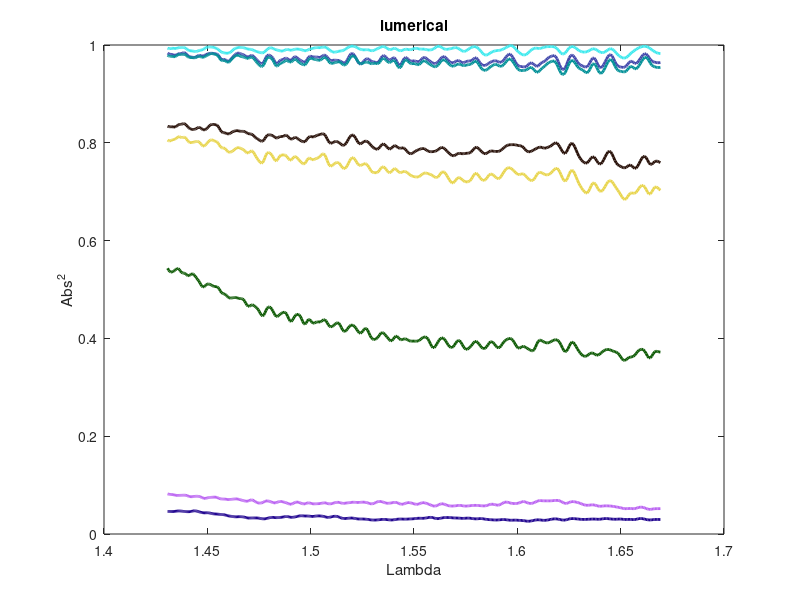

The MATLAB source for this figure:
%% through T

d1=[1.66923	0.982617
1.66853	0.98274
1.66784	0.983477
1.66714	0.984712
1.66645	0.986312
1.66575	0.988183
1.66506	0.990263
1.66436	0.992438
1.66367	0.994485
1.66298	0.996118
1.66229	0.997114
1.6616	0.99743
1.6609	0.997183
1.66021	0.996538
1.65953	0.995588
1.65884	0.994348
1.65815	0.992824
1.65746	0.991065
1.65677	0.989128
1.65609	0.987012
1.6554	0.984644
1.65472	0.981977
1.65403	0.979124
1.65335	0.976421
1.65266	0.974333
1.65198	0.973238
1.6513	0.97324
1.65061	0.974169
1.64993	0.975766
1.64925	0.977881
1.64857	0.980504
1.64789	0.983586
1.64721	0.986849
1.64653	0.989766
1.64586	0.991749
1.64518	0.992408
1.6445	0.99171
1.64382	0.990004
1.64315	0.987886
1.64247	0.985985
1.6418	0.984757
1.64112	0.984395
1.64045	0.984881
1.63978	0.986094
1.6391	0.987833
1.63843	0.989771
1.63776	0.991427
1.63709	0.992301
1.63642	0.992108
1.63575	0.990948
1.63508	0.989272
1.63441	0.987632
1.63374	0.986411
1.63308	0.985715
1.63241	0.985473
1.63174	0.985629
1.63108	0.986227
1.63041	0.987351
1.62975	0.989007
1.62908	0.991066
1.62842	0.993268
1.62775	0.995256
1.62709	0.996619
1.62643	0.99698
1.62577	0.996095
1.62511	0.993927
1.62445	0.990713
1.62379	0.987017
1.62313	0.983698
1.62247	0.981676
1.62181	0.981544
1.62115	0.983282
1.62049	0.986291
1.61984	0.989708
1.61918	0.992757
1.61852	0.994953
1.61787	0.996171
1.61721	0.996614
1.61656	0.996663
1.61591	0.996641
1.61525	0.996649
1.6146	0.996585
1.61395	0.996313
1.6133	0.995776
1.61265	0.995004
1.612	0.994111
1.61135	0.993329
1.6107	0.992943
1.61005	0.993077
1.6094	0.993493
1.60875	0.993673
1.6081	0.993167
1.60746	0.991861
1.60681	0.989929
1.60616	0.987597
1.60552	0.985053
1.60487	0.982563
1.60423	0.980569
1.60359	0.979519
1.60294	0.979581
1.6023	0.980555
1.60166	0.982094
1.60102	0.984007
1.60038	0.986325
1.59973	0.989114
1.59909	0.992226
1.59846	0.995233
1.59782	0.997577
1.59718	0.998818
1.59654	0.998844
1.5959	0.997912
1.59526	0.99648
1.59463	0.994941
1.59399	0.993467
1.59336	0.992084
1.59272	0.990834
1.59209	0.989841
1.59145	0.989201
1.59082	0.988853
1.59019	0.9886
1.58955	0.988233
1.58892	0.987633
1.58829	0.986757
1.58766	0.985578
1.58703	0.98407
1.5864	0.982301
1.58577	0.980556
1.58514	0.979358
1.58451	0.979264
1.58388	0.980531
1.58326	0.982935
1.58263	0.985931
1.582	0.989
1.58138	0.991836
1.58075	0.994225
1.58013	0.995908
1.5795	0.99667
1.57888	0.996542
1.57825	0.995803
1.57763	0.99471
1.57701	0.99331
1.57639	0.991567
1.57576	0.989644
1.57514	0.98797
1.57452	0.987018
1.5739	0.987041
1.57328	0.987988
1.57266	0.989584
1.57204	0.991431
1.57143	0.993093
1.57081	0.994214
1.57019	0.994628
1.56958	0.994415
1.56896	0.993827
1.56834	0.99314
1.56773	0.992515
1.56711	0.991975
1.5665	0.991504
1.56588	0.991192
1.56527	0.99126
1.56466	0.991926
1.56405	0.993225
1.56343	0.994918
1.56282	0.996546
1.56221	0.997574
1.5616	0.997591
1.56099	0.996529
1.56038	0.994752
1.55977	0.992876
1.55916	0.991396
1.55856	0.99045
1.55795	0.98992
1.55734	0.989712
1.55673	0.98987
1.55613	0.990397
1.55552	0.991085
1.55492	0.99159
1.55431	0.991717
1.55371	0.991598
1.5531	0.991568
1.5525	0.991881
1.5519	0.992492
1.5513	0.993083
1.55069	0.993276
1.55009	0.99288
1.54949	0.992012
1.54889	0.991044
1.54829	0.990411
1.54769	0.99037
1.54709	0.99083
1.54649	0.991363
1.5459	0.991448
1.5453	0.990825
1.5447	0.989702
1.5441	0.98863
1.54351	0.988164
1.54291	0.988575
1.54232	0.989768
1.54172	0.991331
1.54113	0.992652
1.54053	0.993154
1.53994	0.992643
1.53934	0.991535
1.53875	0.990646
1.53816	0.990651
1.53757	0.991662
1.53698	0.993274
1.53639	0.994931
1.5358	0.996202
1.53521	0.996821
1.53462	0.996663
1.53403	0.995818
1.53344	0.994618
1.53285	0.99343
1.53226	0.992374
1.53167	0.991295
1.53109	0.990065
1.5305	0.988884
1.52992	0.988207
1.52933	0.98833
1.52874	0.989078
1.52816	0.989916
1.52758	0.990372
1.52699	0.990363
1.52641	0.990147
1.52583	0.990029
1.52524	0.990145
1.52466	0.990509
1.52408	0.991146
1.5235	0.992118
1.52292	0.993406
1.52234	0.99483
1.52176	0.996132
1.52118	0.997128
1.5206	0.997745
1.52002	0.997933
1.51944	0.997618
1.51887	0.996767
1.51829	0.995478
1.51771	0.993942
1.51714	0.992333
1.51656	0.990775
1.51599	0.989412
1.51541	0.988425
1.51484	0.987891
1.51426	0.987643
1.51369	0.987351
1.51312	0.986794
1.51254	0.986055
1.51197	0.985438
1.5114	0.985243
1.51083	0.985614
1.51026	0.986556
1.50969	0.988
1.50912	0.989816
1.50855	0.9918
1.50798	0.993672
1.50741	0.995125
1.50684	0.995911
1.50627	0.995957
1.5057	0.995463
1.50514	0.994836
1.50457	0.994458
1.504	0.99444
1.50344	0.994598
1.50287	0.99464
1.50231	0.994392
1.50174	0.993884
1.50118	0.993275
1.50062	0.992701
1.50005	0.992153
1.49949	0.991467
1.49893	0.990497
1.49837	0.989346
1.4978	0.98841
1.49724	0.988116
1.49668	0.988577
1.49612	0.989497
1.49556	0.990416
1.495	0.991043
1.49444	0.991378
1.49388	0.991575
1.49333	0.991709
1.49277	0.991668
1.49221	0.991256
1.49165	0.990455
1.4911	0.989597
1.49054	0.989199
1.48998	0.989523
1.48943	0.990279
1.48887	0.99083
1.48832	0.990712
1.48777	0.989944
1.48721	0.988899
1.48666	0.987992
1.48611	0.987522
1.48555	0.987633
1.485	0.988244
1.48445	0.989039
1.4839	0.989694
1.48335	0.990208
1.4828	0.990898
1.48225	0.991976
1.4817	0.993223
1.48115	0.994146
1.4806	0.994415
1.48005	0.993997
1.4795	0.992933
1.47896	0.991188
1.47841	0.988868
1.47786	0.986455
1.47732	0.984635
1.47677	0.983826
1.47622	0.983926
1.47568	0.984498
1.47513	0.985151
1.47459	0.985744
1.47405	0.986337
1.4735	0.987061
1.47296	0.988002
1.47242	0.989101
1.47187	0.990144
1.47133	0.990882
1.47079	0.99124
1.47025	0.9914
1.46971	0.991664
1.46917	0.992211
1.46863	0.992985
1.46809	0.99378
1.46755	0.994419
1.46701	0.994843
1.46647	0.995068
1.46594	0.995101
1.4654	0.99494
1.46486	0.994617
1.46432	0.99417
1.46379	0.993536
1.46325	0.992524
1.46272	0.990969
1.46218	0.988955
1.46165	0.986847
1.46111	0.985078
1.46058	0.983893
1.46004	0.983294
1.45951	0.983148
1.45898	0.983297
1.45845	0.983606
1.45791	0.984012
1.45738	0.984602
1.45685	0.985582
1.45632	0.987089
1.45579	0.988985
1.45526	0.990887
1.45473	0.992418
1.4542	0.993474
1.45367	0.99423
1.45314	0.994899
1.45261	0.995506
1.45209	0.99591
1.45156	0.996038
1.45103	0.996
1.4505	0.995922
1.44998	0.995685
1.44945	0.994956
1.44893	0.993582
1.4484	0.991903
1.44788	0.990542
1.44735	0.989845
1.44683	0.989566
1.4463	0.989173
1.44578	0.988396
1.44526	0.98746
1.44474	0.986806
1.44421	0.986693
1.44369	0.987038
1.44317	0.987544
1.44265	0.987913
1.44213	0.988051
1.44161	0.988169
1.44109	0.988684
1.44057	0.989898
1.44005	0.991673
1.43953	0.99344
1.43901	0.994592
1.4385	0.994933
1.43798	0.994773
1.43746	0.994589
1.43694	0.994588
1.43643	0.994575
1.43591	0.994244
1.4354	0.993579
1.43488	0.992952
1.43436	0.992781
1.43385	0.99308
1.43334	0.993404
1.43282	0.993293
1.43231	0.992784
1.4318	0.992422
1.43128	0.992732
1.43077	0.993695];


d2 = [1.66923	0.964183
1.66853	0.963652
1.66784	0.96374
1.66714	0.964241
1.66645	0.964869
1.66575	0.965678
1.66506	0.967261
1.66436	0.970296
1.66367	0.97468
1.66298	0.979134
1.66229	0.98192
1.6616	0.982089
1.6609	0.979991
1.66021	0.976581
1.65953	0.972532
1.65884	0.968233
1.65815	0.964434
1.65746	0.96234
1.65677	0.962679
1.65609	0.96475
1.6554	0.966649
1.65472	0.966611
1.65403	0.964224
1.65335	0.960509
1.65266	0.957025
1.65198	0.954877
1.6513	0.954237
1.65061	0.954522
1.64993	0.955047
1.64925	0.95574
1.64857	0.957333
1.64789	0.960756
1.64721	0.966152
1.64653	0.972406
1.64586	0.977638
1.64518	0.980232
1.6445	0.979606
1.64382	0.976233
1.64315	0.971146
1.64247	0.965409
1.6418	0.959937
1.64112	0.955644
1.64045	0.953564
1.63978	0.954573
1.6391	0.958731
1.63843	0.964788
1.63776	0.970468
1.63709	0.973539
1.63642	0.972921
1.63575	0.969101
1.63508	0.963714
1.63441	0.958718
1.63374	0.955579
1.63308	0.954722
1.63241	0.955491
1.63174	0.956786
1.63108	0.957986
1.63041	0.959373
1.62975	0.961682
1.62908	0.965279
1.62842	0.969787
1.62775	0.974338
1.62709	0.977935
1.62643	0.97956
1.62577	0.978294
1.62511	0.973796
1.62445	0.966843
1.62379	0.959269
1.62313	0.953151
1.62247	0.949912
1.62181	0.950021
1.62115	0.953243
1.62049	0.958875
1.61984	0.965707
1.61918	0.972081
1.61852	0.976451
1.61787	0.978226
1.61721	0.97806
1.61656	0.977134
1.61591	0.976075
1.61525	0.974612
1.6146	0.972316
1.61395	0.969498
1.6133	0.967093
1.61265	0.965601
1.612	0.964424
1.61135	0.962517
1.6107	0.959722
1.61005	0.957182
1.6094	0.956339
1.60875	0.957607
1.6081	0.960091
1.60746	0.962389
1.60681	0.963458
1.60616	0.962891
1.60552	0.960873
1.60487	0.958176
1.60423	0.955946
1.60359	0.955006
1.60294	0.955229
1.6023	0.955758
1.60166	0.956018
1.60102	0.956393
1.60038	0.957813
1.59973	0.960807
1.59909	0.965102
1.59846	0.969997
1.59782	0.974791
1.59718	0.978766
1.59654	0.981103
1.5959	0.981212
1.59526	0.979226
1.59463	0.97597
1.59399	0.972384
1.59336	0.969071
1.59272	0.966407
1.59209	0.964813
1.59145	0.96461
1.59082	0.965589
1.59019	0.966931
1.58955	0.967755
1.58892	0.967729
1.58829	0.967096
1.58766	0.966163
1.58703	0.964931
1.5864	0.963267
1.58577	0.961312
1.58514	0.959543
1.58451	0.95843
1.58388	0.958149
1.58326	0.95872
1.58263	0.960321
1.582	0.963219
1.58138	0.967217
1.58075	0.971236
1.58013	0.973724
1.5795	0.973743
1.57888	0.971755
1.57825	0.96927
1.57763	0.967659
1.57701	0.967224
1.57639	0.967265
1.57576	0.96691
1.57514	0.965884
1.57452	0.964637
1.5739	0.963933
1.57328	0.96429
1.57266	0.965614
1.57204	0.967213
1.57143	0.968176
1.57081	0.967935
1.57019	0.966617
1.56958	0.964929
1.56896	0.963696
1.56834	0.96345
1.56773	0.964339
1.56711	0.966255
1.5665	0.968935
1.56588	0.971931
1.56527	0.974588
1.56466	0.976177
1.56405	0.976179
1.56343	0.974537
1.56282	0.971711
1.56221	0.968457
1.5616	0.965515
1.56099	0.963384
1.56038	0.962292
1.55977	0.96225
1.55916	0.963082
1.55856	0.964479
1.55795	0.96615
1.55734	0.967993
1.55673	0.970061
1.55613	0.972261
1.55552	0.97409
1.55492	0.974778
1.55431	0.973816
1.55371	0.971437
1.5531	0.968594
1.5525	0.966438
1.5519	0.965665
1.5513	0.966161
1.55069	0.967137
1.55009	0.967697
1.54949	0.96748
1.54889	0.966961
1.54829	0.967105
1.54769	0.968597
1.54709	0.97119
1.54649	0.973678
1.5459	0.97452
1.5453	0.972732
1.5447	0.968539
1.5441	0.96343
1.54351	0.95954
1.54291	0.95863
1.54232	0.961154
1.54172	0.96596
1.54113	0.970862
1.54053	0.973811
1.53994	0.973988
1.53934	0.972127
1.53875	0.969917
1.53816	0.968939
1.53757	0.969861
1.53698	0.972315
1.53639	0.975317
1.5358	0.977725
1.53521	0.97851
1.53462	0.977018
1.53403	0.97341
1.53344	0.968926
1.53285	0.965356
1.53226	0.963859
1.53167	0.964157
1.53109	0.964988
1.5305	0.965444
1.52992	0.96577
1.52933	0.9668
1.52874	0.968769
1.52816	0.970894
1.52758	0.972072
1.52699	0.971771
1.52641	0.970159
1.52583	0.96767
1.52524	0.964775
1.52466	0.962185
1.52408	0.960916
1.5235	0.961815
1.52292	0.964955
1.52234	0.969564
1.52176	0.974519
1.52118	0.978849
1.5206	0.981846
1.52002	0.982958
1.51944	0.981853
1.51887	0.978677
1.51829	0.974168
1.51771	0.969438
1.51714	0.965579
1.51656	0.963341
1.51599	0.962953
1.51541	0.964062
1.51484	0.965856
1.51426	0.967445
1.51369	0.968334
1.51312	0.968633
1.51254	0.968774
1.51197	0.96899
1.5114	0.969094
1.51083	0.968811
1.51026	0.96831
1.50969	0.968317
1.50912	0.969596
1.50855	0.972256
1.50798	0.975533
1.50741	0.978232
1.50684	0.979452
1.50627	0.979028
1.5057	0.977511
1.50514	0.975821
1.50457	0.974773
1.504	0.974667
1.50344	0.975156
1.50287	0.975574
1.50231	0.975547
1.50174	0.97534
1.50118	0.975549
1.50062	0.976377
1.50005	0.9772
1.49949	0.976903
1.49893	0.974755
1.49837	0.971125
1.4978	0.967396
1.49724	0.965085
1.49668	0.964829
1.49612	0.966045
1.49556	0.967604
1.495	0.968898
1.49444	0.970259
1.49388	0.972245
1.49333	0.974619
1.49277	0.976212
1.49221	0.97592
1.49165	0.973781
1.4911	0.971007
1.49054	0.969055
1.48998	0.968719
1.48943	0.969866
1.48887	0.971669
1.48832	0.97302
1.48777	0.973117
1.48721	0.972047
1.48666	0.970724
1.48611	0.969918
1.48555	0.969284
1.485	0.967711
1.48445	0.964889
1.4839	0.962269
1.48335	0.962005
1.4828	0.964855
1.48225	0.969398
1.4817	0.973449
1.48115	0.976035
1.4806	0.977707
1.48005	0.979113
1.4795	0.979778
1.47896	0.978544
1.47841	0.974961
1.47786	0.969973
1.47732	0.965285
1.47677	0.962284
1.47622	0.961459
1.47568	0.962485
1.47513	0.964583
1.47459	0.966979
1.47405	0.96931
1.4735	0.971695
1.47296	0.974319
1.47242	0.976881
1.47187	0.978588
1.47133	0.978802
1.47079	0.977694
1.47025	0.976225
1.46971	0.975447
1.46917	0.975829
1.46863	0.977098
1.46809	0.978611
1.46755	0.979855
1.46701	0.980737
1.46647	0.981509
1.46594	0.982402
1.4654	0.983276
1.46486	0.983635
1.46432	0.983052
1.46379	0.981564
1.46325	0.979601
1.46272	0.9775
1.46218	0.975184
1.46165	0.972434
1.46111	0.969473
1.46058	0.967159
1.46004	0.966415
1.45951	0.967391
1.45898	0.969183
1.45845	0.970489
1.45791	0.970698
1.45738	0.97042
1.45685	0.970938
1.45632	0.97305
1.45579	0.976336
1.45526	0.979502
1.45473	0.981448
1.4542	0.982072
1.45367	0.982123
1.45314	0.982356
1.45261	0.98289
1.45209	0.983298
1.45156	0.98321
1.45103	0.982698
1.4505	0.98208
1.44998	0.98147
1.44945	0.98065
1.44893	0.97944
1.4484	0.978119
1.44788	0.977325
1.44735	0.977475
1.44683	0.978282
1.4463	0.978916
1.44578	0.978682
1.44526	0.97756
1.44474	0.976141
1.44421	0.975092
1.44369	0.974701
1.44317	0.974819
1.44265	0.97512
1.44213	0.975416
1.44161	0.975837
1.44109	0.976767
1.44057	0.978513
1.44005	0.980894
1.43953	0.983146
1.43901	0.984386
1.4385	0.984309
1.43798	0.983452
1.43746	0.982695
1.43694	0.98246
1.43643	0.982397
1.43591	0.981872
1.4354	0.98072
1.43488	0.979497
1.43436	0.978963
1.43385	0.979359
1.43334	0.9802
1.43282	0.9808
1.43231	0.980972
1.4318	0.981183
1.43128	0.981991
1.43077	0.983367];

d3 = [1.66923	0.954298
1.66853	0.953821
1.66784	0.954006
1.66714	0.954592
1.66645	0.95534
1.66575	0.956503
1.66506	0.958839
1.66436	0.962874
1.66367	0.968049
1.66298	0.972688
1.66229	0.975029
1.6616	0.974387
1.6609	0.971362
1.66021	0.96704
1.65953	0.962202
1.65884	0.957361
1.65815	0.953307
1.65746	0.951168
1.65677	0.951598
1.65609	0.953873
1.6554	0.955997
1.65472	0.956017
1.65403	0.953472
1.65335	0.949646
1.65266	0.946447
1.65198	0.944979
1.6513	0.945029
1.65061	0.945663
1.64993	0.946223
1.64925	0.946891
1.64857	0.948508
1.64789	0.951901
1.64721	0.95715
1.64653	0.963213
1.64586	0.968231
1.64518	0.970464
1.6445	0.969246
1.64382	0.965207
1.64315	0.959629
1.64247	0.953643
1.6418	0.948057
1.64112	0.943749
1.64045	0.941859
1.63978	0.943281
1.6391	0.947852
1.63843	0.954034
1.63776	0.959466
1.63709	0.962018
1.63642	0.960718
1.63575	0.956154
1.63508	0.950238
1.63441	0.94536
1.63374	0.94322
1.63308	0.943963
1.63241	0.94629
1.63174	0.948555
1.63108	0.949999
1.63041	0.951112
1.62975	0.952933
1.62908	0.956055
1.62842	0.960185
1.62775	0.964395
1.62709	0.967579
1.62643	0.968737
1.62577	0.967157
1.62511	0.962717
1.62445	0.956182
1.62379	0.94911
1.62313	0.943274
1.62247	0.939981
1.62181	0.939753
1.62115	0.942461
1.62049	0.947521
1.61984	0.953913
1.61918	0.960189
1.61852	0.964871
1.61787	0.967166
1.61721	0.96738
1.61656	0.966513
1.61591	0.965351
1.61525	0.963968
1.6146	0.962069
1.61395	0.959654
1.6133	0.95714
1.61265	0.954833
1.612	0.952514
1.61135	0.94979
1.6107	0.946835
1.61005	0.944629
1.6094	0.944283
1.60875	0.946112
1.6081	0.949292
1.60746	0.952364
1.60681	0.954061
1.60616	0.953906
1.60552	0.952325
1.60487	0.95031
1.60423	0.948797
1.60359	0.948114
1.60294	0.947926
1.6023	0.947782
1.60166	0.947744
1.60102	0.948432
1.60038	0.950423
1.59973	0.953704
1.59909	0.957753
1.59846	0.962009
1.59782	0.96608
1.59718	0.96949
1.59654	0.971506
1.5959	0.971491
1.59526	0.969462
1.59463	0.966175
1.59399	0.962627
1.59336	0.959543
1.59272	0.957348
1.59209	0.95636
1.59145	0.956725
1.59082	0.9581
1.59019	0.959618
1.58955	0.96038
1.58892	0.960042
1.58829	0.958876
1.58766	0.957287
1.58703	0.955422
1.5864	0.953273
1.58577	0.951033
1.58514	0.949188
1.58451	0.948221
1.58388	0.948356
1.58326	0.94962
1.58263	0.952057
1.582	0.955674
1.58138	0.960068
1.58075	0.964202
1.58013	0.966774
1.5795	0.967027
1.57888	0.965329
1.57825	0.962927
1.57763	0.961056
1.57701	0.960155
1.57639	0.959815
1.57576	0.959389
1.57514	0.958657
1.57452	0.957975
1.5739	0.957878
1.57328	0.95858
1.57266	0.959769
1.57204	0.960795
1.57143	0.96105
1.57081	0.960318
1.57019	0.958898
1.56958	0.957445
1.56896	0.956633
1.56834	0.956842
1.56773	0.958085
1.56711	0.960159
1.5665	0.962795
1.56588	0.965642
1.56527	0.968162
1.56466	0.969696
1.56405	0.96973
1.56343	0.968173
1.56282	0.965404
1.56221	0.962082
1.5616	0.958919
1.56099	0.956546
1.56038	0.955392
1.55977	0.955546
1.55916	0.956686
1.55856	0.958256
1.55795	0.959827
1.55734	0.961354
1.55673	0.96307
1.55613	0.965073
1.55552	0.966968
1.55492	0.967951
1.55431	0.967335
1.55371	0.96516
1.5531	0.962346
1.5525	0.960192
1.5519	0.959544
1.5513	0.960265
1.55069	0.96143
1.55009	0.962085
1.54949	0.961983
1.54889	0.96172
1.54829	0.962232
1.54769	0.96404
1.54709	0.966769
1.54649	0.969208
1.5459	0.969889
1.5453	0.967903
1.5447	0.963525
1.5441	0.958269
1.54351	0.954246
1.54291	0.953144
1.54232	0.95539
1.54172	0.959927
1.54113	0.964756
1.54053	0.967947
1.53994	0.968609
1.53934	0.967238
1.53875	0.965268
1.53816	0.964156
1.53757	0.96465
1.53698	0.966617
1.53639	0.969313
1.5358	0.971711
1.53521	0.97275
1.53462	0.971719
1.53403	0.968772
1.53344	0.965139
1.53285	0.962487
1.53226	0.961729
1.53167	0.962343
1.53109	0.962953
1.5305	0.962682
1.52992	0.961909
1.52933	0.961682
1.52874	0.962516
1.52816	0.963913
1.52758	0.964967
1.52699	0.96521
1.52641	0.96476
1.52583	0.963869
1.52524	0.962704
1.52466	0.961623
1.52408	0.961399
1.5235	0.962815
1.52292	0.965956
1.52234	0.970013
1.52176	0.973832
1.52118	0.97658
1.5206	0.977898
1.52002	0.977628
1.51944	0.975674
1.51887	0.972218
1.51829	0.967915
1.51771	0.963719
1.51714	0.960519
1.51656	0.958903
1.51599	0.959075
1.51541	0.960753
1.51484	0.963098
1.51426	0.965013
1.51369	0.965778
1.51312	0.96549
1.51254	0.964786
1.51197	0.964139
1.5114	0.96352
1.51083	0.962782
1.51026	0.962225
1.50969	0.962585
1.50912	0.964418
1.50855	0.967519
1.50798	0.970963
1.50741	0.973626
1.50684	0.974736
1.50627	0.974145
1.5057	0.972346
1.50514	0.970274
1.50457	0.968865
1.504	0.968552
1.50344	0.969065
1.50287	0.969775
1.50231	0.970287
1.50174	0.970717
1.50118	0.971404
1.50062	0.972351
1.50005	0.972945
1.49949	0.972257
1.49893	0.969749
1.49837	0.965866
1.4978	0.961973
1.49724	0.95953
1.49668	0.959106
1.49612	0.960076
1.49556	0.961359
1.495	0.96249
1.49444	0.963909
1.49388	0.966149
1.49333	0.96885
1.49277	0.970771
1.49221	0.97084
1.49165	0.969132
1.4911	0.966803
1.49054	0.96519
1.48998	0.964987
1.48943	0.966022
1.48887	0.967479
1.48832	0.96831
1.48777	0.967834
1.48721	0.966259
1.48666	0.964561
1.48611	0.963522
1.48555	0.962849
1.485	0.9615
1.48445	0.959119
1.4839	0.956954
1.48335	0.956983
1.4828	0.960003
1.48225	0.964785
1.4817	0.969217
1.48115	0.972154
1.4806	0.973919
1.48005	0.975116
1.4795	0.975409
1.47896	0.973767
1.47841	0.969785
1.47786	0.96446
1.47732	0.959612
1.47677	0.956664
1.47622	0.955981
1.47568	0.95706
1.47513	0.959104
1.47459	0.961493
1.47405	0.963997
1.4735	0.966728
1.47296	0.96978
1.47242	0.97281
1.47187	0.975011
1.47133	0.975669
1.47079	0.974848
1.47025	0.973457
1.46971	0.972583
1.46917	0.972727
1.46863	0.973612
1.46809	0.974622
1.46755	0.975344
1.46701	0.975805
1.46647	0.976314
1.46594	0.977133
1.4654	0.978198
1.46486	0.979075
1.46432	0.979231
1.46379	0.978446
1.46325	0.976941
1.46272	0.975071
1.46218	0.972926
1.46165	0.97038
1.46111	0.967592
1.46058	0.96531
1.46004	0.964451
1.45951	0.965246
1.45898	0.966862
1.45845	0.968032
1.45791	0.968158
1.45738	0.967854
1.45685	0.968379
1.45632	0.970507
1.45579	0.973848
1.45526	0.977181
1.45473	0.979441
1.4542	0.98047
1.45367	0.980915
1.45314	0.981471
1.45261	0.982222
1.45209	0.982678
1.45156	0.982385
1.45103	0.981407
1.4505	0.980187
1.44998	0.979036
1.44945	0.977882
1.44893	0.976574
1.4484	0.975317
1.44788	0.974654
1.44735	0.974949
1.44683	0.975936
1.4463	0.976832
1.44578	0.976939
1.44526	0.976153
1.44474	0.974964
1.44421	0.974028
1.44369	0.973708
1.44317	0.973904
1.44265	0.974229
1.44213	0.974377
1.44161	0.974424
1.44109	0.974825
1.44057	0.976019
1.44005	0.977941
1.43953	0.979906
1.43901	0.98108
1.4385	0.981163
1.43798	0.980646
1.43746	0.980322
1.43694	0.980514
1.43643	0.980776
1.43591	0.980372
1.4354	0.979061
1.43488	0.977387
1.43436	0.976207
1.43385	0.975946
1.43334	0.976311
1.43282	0.976695
1.43231	0.976824
1.4318	0.977001
1.43128	0.977747
1.43077	0.979185];

d4 = [1.66923	0.75958
1.66853	0.760866
1.66784	0.762268
1.66714	0.762784
1.66645	0.761484
1.66575	0.75862
1.66506	0.755992
1.66436	0.755872
1.66367	0.759215
1.66298	0.764766
1.66229	0.769904
1.6616	0.772422
1.6609	0.771652
1.66021	0.768188
1.65953	0.763006
1.65884	0.757102
1.65815	0.75171
1.65746	0.748279
1.65677	0.747768
1.65609	0.74981
1.6554	0.752715
1.65472	0.754486
1.65403	0.754112
1.65335	0.752094
1.65266	0.749871
1.65198	0.748729
1.6513	0.749046
1.65061	0.750321
1.64993	0.751818
1.64925	0.7533
1.64857	0.755294
1.64789	0.758689
1.64721	0.763953
1.64653	0.770544
1.64586	0.776959
1.64518	0.781431
1.6445	0.782801
1.64382	0.780965
1.64315	0.776687
1.64247	0.771085
1.6418	0.765256
1.64112	0.760245
1.64045	0.757089
1.63978	0.756604
1.6391	0.758925
1.63843	0.763189
1.63776	0.767726
1.63709	0.770764
1.63642	0.771212
1.63575	0.769079
1.63508	0.765359
1.63441	0.761533
1.63374	0.758938
1.63308	0.758251
1.63241	0.759338
1.63174	0.761587
1.63108	0.764512
1.63041	0.768141
1.62975	0.77285
1.62908	0.778807
1.62842	0.785556
1.62775	0.792043
1.62709	0.796959
1.62643	0.79911
1.62577	0.797803
1.62511	0.793287
1.62445	0.78703
1.62379	0.781349
1.62313	0.778348
1.62247	0.778866
1.62181	0.782257
1.62115	0.787099
1.62049	0.792081
1.61984	0.79632
1.61918	0.799146
1.61852	0.800041
1.61787	0.799001
1.61721	0.796788
1.61656	0.794521
1.61591	0.792861
1.61525	0.791672
1.6146	0.790531
1.61395	0.789445
1.6133	0.788922
1.61265	0.789324
1.612	0.790323
1.61135	0.791098
1.6107	0.791032
1.61005	0.79012
1.6094	0.788762
1.60875	0.787297
1.6081	0.785824
1.60746	0.784343
1.60681	0.782942
1.60616	0.781851
1.60552	0.781435
1.60487	0.782119
1.60423	0.784144
1.60359	0.787208
1.60294	0.790405
1.6023	0.792734
1.60166	0.793827
1.60102	0.794167
1.60038	0.794517
1.59973	0.795175
1.59909	0.795846
1.59846	0.796157
1.59782	0.79613
1.59718	0.796059
1.59654	0.796038
1.5959	0.795802
1.59526	0.79502
1.59463	0.793609
1.59399	0.791701
1.59336	0.789448
1.59272	0.787025
1.59209	0.784787
1.59145	0.783191
1.59082	0.782443
1.59019	0.782307
1.58955	0.782388
1.58892	0.782551
1.58829	0.782907
1.58766	0.783341
1.58703	0.783282
1.5864	0.782176
1.58577	0.780193
1.58514	0.778304
1.58451	0.777539
1.58388	0.778225
1.58326	0.779983
1.58263	0.782322
1.582	0.785014
1.58138	0.787835
1.58075	0.790146
1.58013	0.791021
1.5795	0.78992
1.57888	0.787195
1.57825	0.78391
1.57763	0.781157
1.57701	0.779492
1.57639	0.778826
1.57576	0.77867
1.57514	0.778506
1.57452	0.778111
1.5739	0.777679
1.57328	0.777601
1.57266	0.778006
1.57204	0.778475
1.57143	0.778297
1.57081	0.77711
1.57019	0.775317
1.56958	0.773837
1.56896	0.773427
1.56834	0.77423
1.56773	0.775899
1.56711	0.778043
1.5665	0.780491
1.56588	0.783194
1.56527	0.78597
1.56466	0.788413
1.56405	0.790017
1.56343	0.790417
1.56282	0.789579
1.56221	0.787848
1.5616	0.785823
1.56099	0.784083
1.56038	0.782927
1.55977	0.7823
1.55916	0.781964
1.55856	0.781761
1.55795	0.781763
1.55734	0.782198
1.55673	0.783241
1.55613	0.784819
1.55552	0.786556
1.55492	0.787908
1.55431	0.788457
1.55371	0.788153
1.5531	0.787319
1.5525	0.78636
1.5519	0.785422
1.5513	0.784334
1.55069	0.782866
1.55009	0.781049
1.54949	0.779239
1.54889	0.777932
1.54829	0.777541
1.54769	0.778314
1.54709	0.780289
1.54649	0.78319
1.5459	0.786326
1.5453	0.788767
1.5447	0.789827
1.5441	0.789566
1.54351	0.788842
1.54291	0.788776
1.54232	0.789979
1.54172	0.792076
1.54113	0.793894
1.54053	0.79423
1.53994	0.792703
1.53934	0.79008
1.53875	0.787811
1.53816	0.787128
1.53757	0.788376
1.53698	0.791007
1.53639	0.794044
1.5358	0.796521
1.53521	0.797658
1.53462	0.796965
1.53403	0.794518
1.53344	0.791172
1.53285	0.788267
1.53226	0.786841
1.53167	0.787011
1.53109	0.78815
1.5305	0.789669
1.52992	0.791538
1.52933	0.794028
1.52874	0.79707
1.52816	0.80005
1.52758	0.80225
1.52699	0.803347
1.52641	0.803403
1.52583	0.802546
1.52524	0.800912
1.52466	0.798982
1.52408	0.79774
1.5235	0.798245
1.52292	0.800887
1.52234	0.805079
1.52176	0.809635
1.52118	0.813415
1.5206	0.815687
1.52002	0.816107
1.51944	0.814636
1.51887	0.811561
1.51829	0.807477
1.51771	0.803109
1.51714	0.799142
1.51656	0.796166
1.51599	0.794668
1.51541	0.794855
1.51484	0.796426
1.51426	0.798606
1.51369	0.800575
1.51312	0.8019
1.51254	0.80256
1.51197	0.802619
1.5114	0.802023
1.51083	0.800817
1.51026	0.799505
1.50969	0.799026
1.50912	0.800262
1.50855	0.803466
1.50798	0.808039
1.50741	0.812791
1.50684	0.816482
1.50627	0.818376
1.5057	0.818557
1.50514	0.817785
1.50457	0.816941
1.504	0.816411
1.50344	0.815936
1.50287	0.815054
1.50231	0.813713
1.50174	0.812442
1.50118	0.811905
1.50062	0.812242
1.50005	0.812823
1.49949	0.81262
1.49893	0.810946
1.49837	0.807997
1.4978	0.804793
1.49724	0.802535
1.49668	0.801834
1.49612	0.802424
1.49556	0.803576
1.495	0.804816
1.49444	0.806213
1.49388	0.807975
1.49333	0.809843
1.49277	0.811023
1.49221	0.810831
1.49165	0.809417
1.4911	0.807818
1.49054	0.807289
1.48998	0.808466
1.48943	0.810979
1.48887	0.813684
1.48832	0.81535
1.48777	0.815414
1.48721	0.814342
1.48666	0.813216
1.48611	0.812791
1.48555	0.812831
1.485	0.81246
1.48445	0.811254
1.4839	0.80989
1.48335	0.809578
1.4828	0.81082
1.48225	0.812893
1.4817	0.814614
1.48115	0.815491
1.4806	0.815938
1.48005	0.816396
1.4795	0.816519
1.47896	0.815418
1.47841	0.812666
1.47786	0.808911
1.47732	0.805472
1.47677	0.803434
1.47622	0.803093
1.47568	0.804039
1.47513	0.805584
1.47459	0.807166
1.47405	0.808604
1.4735	0.810121
1.47296	0.812044
1.47242	0.814345
1.47187	0.81648
1.47133	0.817808
1.47079	0.818219
1.47025	0.818306
1.46971	0.818845
1.46917	0.820101
1.46863	0.821665
1.46809	0.822899
1.46755	0.823476
1.46701	0.823545
1.46647	0.823493
1.46594	0.82364
1.4654	0.824066
1.46486	0.824588
1.46432	0.824887
1.46379	0.82474
1.46325	0.824167
1.46272	0.82334
1.46218	0.822336
1.46165	0.821077
1.46111	0.819612
1.46058	0.818377
1.46004	0.817976
1.45951	0.818593
1.45898	0.819681
1.45845	0.820434
1.45791	0.820639
1.45738	0.821019
1.45685	0.822619
1.45632	0.825812
1.45579	0.829879
1.45526	0.833528
1.45473	0.835838
1.4542	0.836802
1.45367	0.837087
1.45314	0.837337
1.45261	0.837646
1.45209	0.837581
1.45156	0.836653
1.45103	0.834786
1.4505	0.832384
1.44998	0.830016
1.44945	0.828074
1.44893	0.826761
1.4484	0.826272
1.44788	0.826807
1.44735	0.828284
1.44683	0.830099
1.4463	0.83135
1.44578	0.831445
1.44526	0.830505
1.44474	0.829174
1.44421	0.828069
1.44369	0.827434
1.44317	0.827226
1.44265	0.827368
1.44213	0.827881
1.44161	0.82886
1.44109	0.830428
1.44057	0.832635
1.44005	0.835254
1.43953	0.837662
1.43901	0.839096
1.4385	0.839246
1.43798	0.838577
1.43746	0.837931
1.43694	0.837717
1.43643	0.837546
1.43591	0.836737
1.4354	0.835144
1.43488	0.833397
1.43436	0.832322
1.43385	0.83219
1.43334	0.832571
1.43282	0.832845
1.43231	0.832787
1.4318	0.832688
1.43128	0.833013
1.43077	0.833918];


d5 = [1.66923	0.703177
1.66853	0.705605
1.66784	0.708271
1.66714	0.709965
1.66645	0.709019
1.66575	0.704925
1.66506	0.699384
1.66436	0.695463
1.66367	0.695441
1.66298	0.699262
1.66229	0.704856
1.6616	0.70977
1.6609	0.712541
1.66021	0.712825
1.65953	0.710814
1.65884	0.70698
1.65815	0.702343
1.65746	0.698467
1.65677	0.696654
1.65609	0.696903
1.6554	0.697704
1.65472	0.69708
1.65403	0.694093
1.65335	0.689586
1.65266	0.685592
1.65198	0.684004
1.6513	0.685509
1.65061	0.689422
1.64993	0.694337
1.64925	0.699074
1.64857	0.703286
1.64789	0.707361
1.64721	0.711756
1.64653	0.716341
1.64586	0.720277
1.64518	0.722499
1.6445	0.722358
1.64382	0.719906
1.64315	0.715744
1.64247	0.710719
1.6418	0.705793
1.64112	0.702023
1.64045	0.700426
1.63978	0.701632
1.6391	0.705482
1.63843	0.71084
1.63776	0.715792
1.63709	0.718288
1.63642	0.717051
1.63575	0.712327
1.63508	0.705919
1.63441	0.700311
1.63374	0.697383
1.63308	0.697574
1.63241	0.700048
1.63174	0.703609
1.63108	0.707578
1.63041	0.712004
1.62975	0.717251
1.62908	0.723483
1.62842	0.73038
1.62775	0.737059
1.62709	0.742136
1.62643	0.74407
1.62577	0.74195
1.62511	0.736318
1.62445	0.729291
1.62379	0.723659
1.62313	0.721505
1.62247	0.723356
1.62181	0.72828
1.62115	0.73463
1.62049	0.740753
1.61984	0.745356
1.61918	0.747658
1.61852	0.747527
1.61787	0.745503
1.61721	0.742535
1.61656	0.739524
1.61591	0.737024
1.61525	0.73527
1.6146	0.734368
1.61395	0.734376
1.6133	0.73523
1.61265	0.736683
1.612	0.738315
1.61135	0.739548
1.6107	0.739664
1.61005	0.738015
1.6094	0.734492
1.60875	0.729895
1.6081	0.725692
1.60746	0.723177
1.60681	0.722716
1.60616	0.723791
1.60552	0.725715
1.60487	0.728203
1.60423	0.731183
1.60359	0.734194
1.60294	0.736298
1.6023	0.736784
1.60166	0.73596
1.60102	0.735057
1.60038	0.735269
1.59973	0.736903
1.59909	0.739412
1.59846	0.742105
1.59782	0.744648
1.59718	0.746913
1.59654	0.748604
1.5959	0.749241
1.59526	0.748514
1.59463	0.746496
1.59399	0.743446
1.59336	0.739575
1.59272	0.735167
1.59209	0.730891
1.59145	0.727757
1.59082	0.72657
1.59019	0.727382
1.58955	0.72952
1.58892	0.732092
1.58829	0.734405
1.58766	0.735909
1.58703	0.736029
1.5864	0.734357
1.58577	0.731131
1.58514	0.727387
1.58451	0.724429
1.58388	0.723091
1.58326	0.723484
1.58263	0.725346
1.582	0.728396
1.58138	0.732201
1.58075	0.735793
1.58013	0.737764
1.5795	0.737053
1.57888	0.733778
1.57825	0.729245
1.57763	0.725064
1.57701	0.722189
1.57639	0.720656
1.57576	0.720048
1.57514	0.720084
1.57452	0.720815
1.5739	0.722382
1.57328	0.724668
1.57266	0.72712
1.57204	0.728835
1.57143	0.728918
1.57081	0.727002
1.57019	0.723633
1.56958	0.720155
1.56896	0.718053
1.56834	0.718181
1.56773	0.720461
1.56711	0.724194
1.5665	0.728612
1.56588	0.733127
1.56527	0.737174
1.56466	0.74003
1.56405	0.740977
1.56343	0.739748
1.56282	0.736834
1.56221	0.73333
1.5616	0.73044
1.56099	0.728986
1.56038	0.729156
1.55977	0.730545
1.55916	0.732419
1.55856	0.734102
1.55795	0.735309
1.55734	0.736187
1.55673	0.737021
1.55613	0.737848
1.55552	0.738332
1.55492	0.738017
1.55431	0.73673
1.55371	0.734758
1.5531	0.732681
1.5525	0.731049
1.5519	0.730144
1.5513	0.729948
1.55069	0.73024
1.55009	0.730776
1.54949	0.731452
1.54889	0.732376
1.54829	0.733753
1.54769	0.735651
1.54709	0.737833
1.54649	0.739818
1.5459	0.741121
1.5453	0.741469
1.5447	0.740911
1.5441	0.739853
1.54351	0.739037
1.54291	0.73932
1.54232	0.741155
1.54172	0.744056
1.54113	0.746606
1.54053	0.74728
1.53994	0.745568
1.53934	0.742443
1.53875	0.73971
1.53816	0.738808
1.53757	0.740069
1.53698	0.742876
1.53639	0.746246
1.5358	0.749213
1.53521	0.750881
1.53462	0.750569
1.53403	0.74824
1.53344	0.744768
1.53285	0.741541
1.53226	0.739553
1.53167	0.738831
1.53109	0.738772
1.5305	0.739023
1.52992	0.739948
1.52933	0.742198
1.52874	0.745874
1.52816	0.750204
1.52758	0.754006
1.52699	0.75644
1.52641	0.757335
1.52583	0.756987
1.52524	0.755858
1.52466	0.754515
1.52408	0.753689
1.5235	0.754123
1.52292	0.756206
1.52234	0.759695
1.52176	0.763775
1.52118	0.767368
1.5206	0.769486
1.52002	0.76948
1.51944	0.767209
1.51887	0.763123
1.51829	0.75814
1.51771	0.75333
1.51714	0.74959
1.51656	0.747517
1.51599	0.747404
1.51541	0.749193
1.51484	0.752332
1.51426	0.755799
1.51369	0.75849
1.51312	0.759762
1.51254	0.759655
1.51197	0.758589
1.5114	0.756921
1.51083	0.754893
1.51026	0.752997
1.50969	0.75222
1.50912	0.753678
1.50855	0.757824
1.50798	0.76393
1.50741	0.77032
1.50684	0.775196
1.50627	0.777466
1.5057	0.777097
1.50514	0.774949
1.50457	0.772291
1.504	0.770179
1.50344	0.768956
1.50287	0.768186
1.50231	0.767221
1.50174	0.765983
1.50118	0.765204
1.50062	0.765714
1.50005	0.767384
1.49949	0.768828
1.49893	0.768358
1.49837	0.765442
1.4978	0.761274
1.49724	0.757876
1.49668	0.756619
1.49612	0.75747
1.49556	0.759497
1.495	0.761889
1.49444	0.764462
1.49388	0.767287
1.49333	0.770037
1.49277	0.771836
1.49221	0.771809
1.49165	0.769854
1.4911	0.766948
1.49054	0.764711
1.48998	0.764488
1.48943	0.766535
1.48887	0.769867
1.48832	0.772934
1.48777	0.774686
1.48721	0.775188
1.48666	0.775206
1.48611	0.77516
1.48555	0.774529
1.485	0.772412
1.48445	0.76875
1.4839	0.764923
1.48335	0.76295
1.4828	0.763962
1.48225	0.767388
1.4817	0.771571
1.48115	0.775125
1.4806	0.777697
1.48005	0.779481
1.4795	0.780246
1.47896	0.779111
1.47841	0.775394
1.47786	0.769635
1.47732	0.763656
1.47677	0.759507
1.47622	0.75823
1.47568	0.759467
1.47513	0.762075
1.47459	0.765112
1.47405	0.768353
1.4735	0.77203
1.47296	0.776166
1.47242	0.780142
1.47187	0.782897
1.47133	0.783621
1.47079	0.782431
1.47025	0.780441
1.46971	0.779127
1.46917	0.779421
1.46863	0.781207
1.46809	0.783578
1.46755	0.785608
1.46701	0.786979
1.46647	0.787982
1.46594	0.788981
1.4654	0.78992
1.46486	0.790327
1.46432	0.78977
1.46379	0.78829
1.46325	0.78638
1.46272	0.784568
1.46218	0.783055
1.46165	0.781774
1.46111	0.78078
1.46058	0.780507
1.46004	0.781505
1.45951	0.783815
1.45898	0.786627
1.45845	0.788717
1.45791	0.789432
1.45738	0.789346
1.45685	0.789864
1.45632	0.792018
1.45579	0.795552
1.45526	0.799144
1.45473	0.801571
1.4542	0.802694
1.45367	0.803336
1.45314	0.804283
1.45261	0.805483
1.45209	0.8062
1.45156	0.805809
1.45103	0.804318
1.4505	0.80216
1.44998	0.799695
1.44945	0.797099
1.44893	0.794708
1.4484	0.79323
1.44788	0.793389
1.44735	0.795283
1.44683	0.798143
1.4463	0.800796
1.44578	0.802418
1.44526	0.802914
1.44474	0.802697
1.44421	0.802213
1.44369	0.801683
1.44317	0.80114
1.44265	0.800613
1.44213	0.800269
1.44161	0.800467
1.44109	0.801651
1.44057	0.804012
1.44005	0.80712
1.43953	0.809933
1.43901	0.811424
1.4385	0.811416
1.43798	0.810795
1.43746	0.810733
1.43694	0.811578
1.43643	0.812513
1.43591	0.812381
1.4354	0.810862
1.43488	0.808791
1.43436	0.807287
1.43385	0.806682
1.43334	0.806345
1.43282	0.805542
1.43231	0.80434
1.4318	0.803586
1.43128	0.804045
1.43077	0.805634];

d6 = [1.66923	0.372013
1.66853	0.372326
1.66784	0.373252
1.66714	0.373854
1.66645	0.372556
1.66575	0.368733
1.66506	0.363737
1.66436	0.360216
1.66367	0.360229
1.66298	0.363833
1.66229	0.369207
1.6616	0.37405
1.6609	0.376994
1.66021	0.377944
1.65953	0.377371
1.65884	0.375582
1.65815	0.372687
1.65746	0.369078
1.65677	0.365632
1.65609	0.36327
1.6554	0.362232
1.65472	0.361818
1.65403	0.360914
1.65335	0.358955
1.65266	0.356511
1.65198	0.354965
1.6513	0.355542
1.65061	0.358446
1.64993	0.362734
1.64925	0.366954
1.64857	0.370039
1.64789	0.371805
1.64721	0.372785
1.64653	0.37366
1.64586	0.374778
1.64518	0.376033
1.6445	0.377058
1.64382	0.377502
1.64315	0.37721
1.64247	0.376207
1.6418	0.374584
1.64112	0.372438
1.64045	0.369958
1.63978	0.36758
1.6391	0.365977
1.63843	0.365735
1.63776	0.366895
1.63709	0.368748
1.63642	0.370158
1.63575	0.370231
1.63508	0.368847
1.63441	0.366646
1.63374	0.364567
1.63308	0.363367
1.63241	0.363407
1.63174	0.364704
1.63108	0.367066
1.63041	0.370238
1.62975	0.374055
1.62908	0.378478
1.62842	0.383389
1.62775	0.388208
1.62709	0.391712
1.62643	0.392464
1.62577	0.389747
1.62511	0.384307
1.62445	0.378221
1.62379	0.373896
1.62313	0.372935
1.62247	0.375541
1.62181	0.380654
1.62115	0.386573
1.62049	0.391722
1.61984	0.395201
1.61918	0.396917
1.61852	0.397289
1.61787	0.396786
1.61721	0.395674
1.61656	0.394131
1.61591	0.392487
1.61525	0.391229
1.6146	0.390727
1.61395	0.391008
1.6133	0.391881
1.61265	0.393212
1.612	0.394881
1.61135	0.396342
1.6107	0.396394
1.61005	0.3938
1.6094	0.388467
1.60875	0.382001
1.6081	0.37682
1.60746	0.374496
1.60681	0.374823
1.60616	0.376385
1.60552	0.377974
1.60487	0.379414
1.60423	0.381069
1.60359	0.382814
1.60294	0.383775
1.6023	0.3832
1.60166	0.381459
1.60102	0.380021
1.60038	0.380403
1.59973	0.383116
1.59909	0.387483
1.59846	0.392239
1.59782	0.396246
1.59718	0.398846
1.59654	0.399891
1.5959	0.399651
1.59526	0.398622
1.59463	0.397163
1.59399	0.395201
1.59336	0.392376
1.59272	0.388611
1.59209	0.384591
1.59145	0.381562
1.59082	0.380587
1.59019	0.381901
1.58955	0.384874
1.58892	0.388449
1.58829	0.391559
1.58766	0.393289
1.58703	0.392992
1.5864	0.390574
1.58577	0.386745
1.58514	0.382817
1.58451	0.380048
1.58388	0.379067
1.58326	0.37983
1.58263	0.381993
1.582	0.385179
1.58138	0.388854
1.58075	0.392117
1.58013	0.393898
1.5795	0.393554
1.57888	0.391314
1.57825	0.388068
1.57763	0.384721
1.57701	0.381755
1.57639	0.379367
1.57576	0.37786
1.57514	0.377781
1.57452	0.379592
1.5739	0.383221
1.57328	0.387889
1.57266	0.392335
1.57204	0.395275
1.57143	0.395863
1.57081	0.394003
1.57019	0.390408
1.56958	0.386333
1.56896	0.383065
1.56834	0.381444
1.56773	0.381707
1.56711	0.383662
1.5665	0.386936
1.56588	0.391038
1.56527	0.395275
1.56466	0.398787
1.56405	0.400823
1.56343	0.401048
1.56282	0.399578
1.56221	0.396726
1.5616	0.392809
1.56099	0.388283
1.56038	0.384016
1.55977	0.381261
1.55916	0.381135
1.55856	0.383943
1.55795	0.388882
1.55734	0.394404
1.55673	0.399009
1.55613	0.401887
1.55552	0.403017
1.55492	0.402799
1.55431	0.40165
1.55371	0.399889
1.5531	0.397858
1.5525	0.396001
1.5519	0.394745
1.5513	0.394256
1.55069	0.394326
1.55009	0.394525
1.54949	0.394538
1.54889	0.394407
1.54829	0.394492
1.54769	0.395176
1.54709	0.396508
1.54649	0.398062
1.5459	0.399121
1.5453	0.39914
1.5447	0.398221
1.5441	0.397228
1.54351	0.397321
1.54291	0.399109
1.54232	0.401995
1.54172	0.40433
1.54113	0.40447
1.54053	0.40205
1.53994	0.398376
1.53934	0.395526
1.53875	0.394926
1.53816	0.396585
1.53757	0.399506
1.53698	0.402701
1.53639	0.405794
1.5358	0.408715
1.53521	0.411047
1.53462	0.411925
1.53403	0.410715
1.53344	0.407724
1.53285	0.404115
1.53226	0.40108
1.53167	0.399123
1.53109	0.398102
1.5305	0.397881
1.52992	0.398783
1.52933	0.401384
1.52874	0.405841
1.52816	0.411424
1.52758	0.416658
1.52699	0.419994
1.52641	0.420548
1.52583	0.418518
1.52524	0.4151
1.52466	0.411963
1.52408	0.410535
1.5235	0.411411
1.52292	0.414217
1.52234	0.417968
1.52176	0.421656
1.52118	0.424637
1.5206	0.426622
1.52002	0.427447
1.51944	0.42696
1.51887	0.425131
1.51829	0.422221
1.51771	0.418831
1.51714	0.415831
1.51656	0.414191
1.51599	0.414721
1.51541	0.417664
1.51484	0.422354
1.51426	0.427304
1.51369	0.430878
1.51312	0.432172
1.51254	0.431411
1.51197	0.429531
1.5114	0.427414
1.51083	0.425517
1.51026	0.424115
1.50969	0.423693
1.50912	0.424877
1.50855	0.427883
1.50798	0.432036
1.50741	0.435922
1.50684	0.438158
1.50627	0.438211
1.5057	0.436663
1.50514	0.434754
1.50457	0.433588
1.504	0.433484
1.50344	0.433855
1.50287	0.433727
1.50231	0.432635
1.50174	0.431222
1.50118	0.430911
1.50062	0.432699
1.50005	0.436016
1.49949	0.438746
1.49893	0.438722
1.49837	0.435585
1.4978	0.431342
1.49724	0.428968
1.49668	0.430285
1.49612	0.434836
1.49556	0.440514
1.495	0.445207
1.49444	0.448024
1.49388	0.449201
1.49333	0.449133
1.49277	0.447735
1.49221	0.444753
1.49165	0.440585
1.4911	0.436618
1.49054	0.434648
1.48998	0.435808
1.48943	0.439833
1.48887	0.445183
1.48832	0.449928
1.48777	0.452793
1.48721	0.453645
1.48666	0.45315
1.48611	0.452004
1.48555	0.450446
1.485	0.448449
1.48445	0.446286
1.4839	0.444803
1.48335	0.445033
1.4828	0.447447
1.48225	0.451543
1.4817	0.45615
1.48115	0.460156
1.4806	0.462975
1.48005	0.464396
1.4795	0.464142
1.47896	0.461831
1.47841	0.457508
1.47786	0.452203
1.47732	0.447768
1.47677	0.445935
1.47622	0.447287
1.47568	0.450956
1.47513	0.455285
1.47459	0.458938
1.47405	0.461593
1.4735	0.463729
1.47296	0.465819
1.47242	0.467702
1.47187	0.468699
1.47133	0.468315
1.47079	0.466895
1.47025	0.465622
1.46971	0.465816
1.46917	0.468075
1.46863	0.471893
1.46809	0.475988
1.46755	0.479117
1.46701	0.480763
1.46647	0.481268
1.46594	0.481392
1.4654	0.481714
1.46486	0.48234
1.46432	0.483018
1.46379	0.483465
1.46325	0.483572
1.46272	0.483385
1.46218	0.482999
1.46165	0.482558
1.46111	0.482364
1.46058	0.482859
1.46004	0.484346
1.45951	0.486617
1.45898	0.488921
1.45845	0.490484
1.45791	0.491211
1.45738	0.491906
1.45685	0.493657
1.45632	0.496851
1.45579	0.500725
1.45526	0.503913
1.45473	0.505538
1.4542	0.505851
1.45367	0.505855
1.45314	0.506377
1.45261	0.507509
1.45209	0.508838
1.45156	0.510006
1.45103	0.510911
1.4505	0.511421
1.44998	0.511145
1.44945	0.509741
1.44893	0.507505
1.4484	0.505536
1.44788	0.505132
1.44735	0.506887
1.44683	0.510306
1.4463	0.514261
1.44578	0.517838
1.44526	0.520859
1.44474	0.523692
1.44421	0.526647
1.44369	0.529518
1.44317	0.531619
1.44265	0.532258
1.44213	0.531323
1.44161	0.529552
1.44109	0.528215
1.44057	0.528316
1.44005	0.529868
1.43953	0.531882
1.43901	0.533203
1.4385	0.533561
1.43798	0.533825
1.43746	0.535156
1.43694	0.537834
1.43643	0.540867
1.43591	0.542785
1.4354	0.542826
1.43488	0.541403
1.43436	0.539514
1.43385	0.537857
1.43334	0.536575
1.43282	0.535695
1.43231	0.535591
1.4318	0.536838
1.43128	0.539646
1.43077	0.543483];

d7 = [1.66923	0.0518886
1.66853	0.0518037
1.66784	0.0517894
1.66714	0.0517893
1.66645	0.0516606
1.66575	0.0513013
1.66506	0.0507924
1.66436	0.05041
1.66367	0.0504662
1.66298	0.0510996
1.66229	0.0521796
1.6616	0.0533872
1.6609	0.0543878
1.66021	0.054954
1.65953	0.0549824
1.65884	0.0544771
1.65815	0.0535788
1.65746	0.0525897
1.65677	0.051879
1.65609	0.0516731
1.6554	0.0518895
1.65472	0.0521851
1.65403	0.0522266
1.65335	0.0519696
1.65266	0.0516884
1.65198	0.0517265
1.6513	0.0522119
1.65061	0.0529822
1.64993	0.0537537
1.64925	0.0543594
1.64857	0.054838
1.64789	0.0553217
1.64721	0.0558693
1.64653	0.0564134
1.64586	0.0568454
1.64518	0.0571289
1.6445	0.0573188
1.64382	0.0574809
1.64315	0.057604
1.64247	0.0576012
1.6418	0.0574024
1.64112	0.0570593
1.64045	0.056765
1.63978	0.0567585
1.6391	0.0571757
1.63843	0.0579456
1.63776	0.0588074
1.63709	0.0594478
1.63642	0.0596744
1.63575	0.0595082
1.63508	0.0591417
1.63441	0.0588157
1.63374	0.0587186
1.63308	0.0589544
1.63241	0.0595526
1.63174	0.0604715
1.63108	0.0615917
1.63041	0.0627378
1.62975	0.0637521
1.62908	0.0645728
1.62842	0.0652394
1.62775	0.0657966
1.62709	0.0661772
1.62643	0.0661893
1.62577	0.0656577
1.62511	0.064627
1.62445	0.0634475
1.62379	0.0626423
1.62313	0.0626344
1.62247	0.0635178
1.62181	0.0650095
1.62115	0.0666083
1.62049	0.0678624
1.61984	0.0685704
1.61918	0.0687925
1.61852	0.0687076
1.61787	0.0684728
1.61721	0.068188
1.61656	0.0679322
1.61591	0.0677771
1.61525	0.0677455
1.6146	0.0677817
1.61395	0.067801
1.6133	0.0677893
1.61265	0.0678318
1.612	0.0680064
1.61135	0.0682326
1.6107	0.068245
1.61005	0.067765
1.6094	0.0667336
1.60875	0.065384
1.6081	0.0640833
1.60746	0.0631109
1.60681	0.0625781
1.60616	0.0625103
1.60552	0.0629336
1.60487	0.0638263
1.60423	0.0649809
1.60359	0.0659687
1.60294	0.0663332
1.6023	0.0658985
1.60166	0.0649019
1.60102	0.0638093
1.60038	0.0629884
1.59973	0.0625299
1.59909	0.0623269
1.59846	0.0622776
1.59782	0.0624033
1.59718	0.0627948
1.59654	0.0634747
1.5959	0.0643128
1.59526	0.0650487
1.59463	0.0653827
1.59399	0.0650841
1.59336	0.0640931
1.59272	0.0625871
1.59209	0.060954
1.59145	0.0596455
1.59082	0.0589781
1.59019	0.0590069
1.58955	0.0595389
1.58892	0.0602529
1.58829	0.0608313
1.58766	0.0610363
1.58703	0.0607478
1.5864	0.0600036
1.58577	0.059018
1.58514	0.0581119
1.58451	0.05755
1.58388	0.0573979
1.58326	0.0575209
1.58263	0.0577262
1.582	0.0579177
1.58138	0.0581164
1.58075	0.0583516
1.58013	0.0585639
1.5795	0.0586395
1.57888	0.0585268
1.57825	0.0582905
1.57763	0.0580347
1.57701	0.0577953
1.57639	0.0575353
1.57576	0.0572509
1.57514	0.0570511
1.57452	0.0570963
1.5739	0.0574433
1.57328	0.0579566
1.57266	0.0583837
1.57204	0.0585326
1.57143	0.0583878
1.57081	0.0580739
1.57019	0.0577323
1.56958	0.0574416
1.56896	0.0572307
1.56834	0.0571321
1.56773	0.0572041
1.56711	0.0575109
1.5665	0.058092
1.56588	0.0589369
1.56527	0.0599581
1.56466	0.0609665
1.56405	0.0616897
1.56343	0.0618665
1.56282	0.0613818
1.56221	0.0603474
1.5616	0.0590631
1.56099	0.0578936
1.56038	0.057146
1.55977	0.056996
1.55916	0.0574567
1.55856	0.0583811
1.55795	0.0595195
1.55734	0.0606365
1.55673	0.0616245
1.55613	0.0625078
1.55552	0.0633125
1.55492	0.0639245
1.55431	0.0641009
1.55371	0.0636661
1.5531	0.0627214
1.5525	0.0616495
1.5519	0.0608904
1.5513	0.0606878
1.55069	0.0610056
1.55009	0.0616401
1.54949	0.0623893
1.54889	0.0631294
1.54829	0.063767
1.54769	0.0641711
1.54709	0.0641866
1.54649	0.0637308
1.5459	0.0628819
1.5453	0.061886
1.5447	0.06108
1.5441	0.0607715
1.54351	0.0611158
1.54291	0.0620282
1.54232	0.0631863
1.54172	0.0641653
1.54113	0.0646586
1.54053	0.0646314
1.53994	0.0642784
1.53934	0.0638339
1.53875	0.0634221
1.53816	0.0630727
1.53757	0.0628404
1.53698	0.0628629
1.53639	0.0632731
1.5358	0.0640566
1.53521	0.0650116
1.53462	0.0658607
1.53403	0.0664086
1.53344	0.0665912
1.53285	0.0663988
1.53226	0.0658051
1.53167	0.0648144
1.53109	0.0635771
1.5305	0.0624152
1.52992	0.061686
1.52933	0.0615863
1.52874	0.0620559
1.52816	0.062846
1.52758	0.063679
1.52699	0.0643748
1.52641	0.0648663
1.52583	0.0651435
1.52524	0.0652077
1.52466	0.065079
1.52408	0.0648256
1.5235	0.064567
1.52292	0.0644315
1.52234	0.0644903
1.52176	0.0647072
1.52118	0.0649434
1.5206	0.0650314
1.52002	0.0648834
1.51944	0.0645514
1.51887	0.0641765
1.51829	0.0638628
1.51771	0.0635949
1.51714	0.0632901
1.51656	0.062943
1.51599	0.0627068
1.51541	0.0628001
1.51484	0.0633063
1.51426	0.0640516
1.51369	0.0646911
1.51312	0.0649405
1.51254	0.0647464
1.51197	0.0642482
1.5114	0.063609
1.51083	0.0629132
1.51026	0.0622241
1.50969	0.061689
1.50912	0.0615253
1.50855	0.0618628
1.50798	0.0625893
1.50741	0.0633612
1.50684	0.0638016
1.50627	0.0637361
1.5057	0.063277
1.50514	0.0627038
1.50457	0.0622629
1.504	0.062039
1.50344	0.061955
1.50287	0.0618721
1.50231	0.0617186
1.50174	0.0615728
1.50118	0.0616317
1.50062	0.0620585
1.50005	0.0628
1.49949	0.0635285
1.49893	0.0638102
1.49837	0.0634235
1.4978	0.0625645
1.49724	0.0617362
1.49668	0.0614084
1.49612	0.0617382
1.49556	0.0625516
1.495	0.0635372
1.49444	0.0644455
1.49388	0.0651215
1.49333	0.0654131
1.49277	0.0651428
1.49221	0.0642428
1.49165	0.0629233
1.4911	0.0616538
1.49054	0.0609216
1.48998	0.0609582
1.48943	0.0616425
1.48887	0.0626302
1.48832	0.0635933
1.48777	0.0643881
1.48721	0.0650502
1.48666	0.0656587
1.48611	0.0662003
1.48555	0.066533
1.485	0.0664686
1.48445	0.0659223
1.4839	0.0650295
1.48335	0.0641295
1.4828	0.0636025
1.48225	0.0636643
1.4817	0.0642645
1.48115	0.0651584
1.4806	0.0660844
1.48005	0.0668871
1.4795	0.0674856
1.47896	0.0677614
1.47841	0.0675441
1.47786	0.0667553
1.47732	0.0655636
1.47677	0.0643508
1.47622	0.0634865
1.47568	0.0631184
1.47513	0.0631727
1.47459	0.0635397
1.47405	0.064237
1.4735	0.0653632
1.47296	0.0668806
1.47242	0.0684575
1.47187	0.0695699
1.47133	0.0698265
1.47079	0.0692497
1.47025	0.0682596
1.46971	0.0673888
1.46917	0.066982
1.46863	0.0670845
1.46809	0.067533
1.46755	0.0681276
1.46701	0.0687539
1.46647	0.0693974
1.46594	0.0700746
1.4654	0.0707553
1.46486	0.0713409
1.46432	0.0717158
1.46379	0.0718265
1.46325	0.0717173
1.46272	0.0714868
1.46218	0.071212
1.46165	0.0709204
1.46111	0.0706387
1.46058	0.070449
1.46004	0.0704656
1.45951	0.0707292
1.45898	0.071127
1.45845	0.0714465
1.45791	0.0715474
1.45738	0.0715012
1.45685	0.0715562
1.45632	0.0719489
1.45579	0.0727247
1.45526	0.073706
1.45473	0.0746134
1.4542	0.0752281
1.45367	0.075483
1.45314	0.0754509
1.45261	0.0752739
1.45209	0.0750802
1.45156	0.0749134
1.45103	0.0747074
1.4505	0.074345
1.44998	0.0737893
1.44945	0.0731876
1.44893	0.0728325
1.4484	0.0729812
1.44788	0.0736709
1.44735	0.0746847
1.44683	0.075696
1.4463	0.0764692
1.44578	0.0769487
1.44526	0.0771916
1.44474	0.0772499
1.44421	0.0771308
1.44369	0.0768508
1.44317	0.0764961
1.44265	0.0762179
1.44213	0.0761701
1.44161	0.0764468
1.44109	0.0770453
1.44057	0.0778515
1.44005	0.0786585
1.43953	0.0792426
1.43901	0.0794821
1.4385	0.0794328
1.43798	0.0792745
1.43746	0.0791601
1.43694	0.0791088
1.43643	0.0790484
1.43591	0.0789561
1.4354	0.0789343
1.43488	0.0791235
1.43436	0.079544
1.43385	0.080044
1.43334	0.0804259
1.43282	0.0806267
1.43231	0.0807666
1.4318	0.0810207
1.43128	0.0814558
1.43077	0.0819915];

d8 = [1.66923	0.0296314
1.66853	0.0296736
1.66784	0.0297477
1.66714	0.0297787
1.66645	0.0296644
1.66575	0.0293775
1.66506	0.0290178
1.66436	0.0287653
1.66367	0.0287754
1.66298	0.029101
1.66229	0.029685
1.6616	0.0304013
1.6609	0.0310908
1.66021	0.031578
1.65953	0.0316996
1.65884	0.0313824
1.65815	0.0307283
1.65746	0.0300087
1.65677	0.0295284
1.65609	0.0294404
1.6554	0.0296521
1.65472	0.0299019
1.65403	0.0299639
1.65335	0.0298242
1.65266	0.0296725
1.65198	0.0297182
1.6513	0.0300054
1.65061	0.0303781
1.64993	0.0306136
1.64925	0.0306023
1.64857	0.030419
1.64789	0.030237
1.64721	0.0301871
1.64653	0.0302905
1.64586	0.030496
1.64518	0.030754
1.6445	0.0310432
1.64382	0.0313336
1.64315	0.0315452
1.64247	0.0315675
1.6418	0.0313397
1.64112	0.0309204
1.64045	0.0304746
1.63978	0.0301806
1.6391	0.0301267
1.63843	0.0302695
1.63776	0.0304742
1.63709	0.0306035
1.63642	0.0305937
1.63575	0.0304703
1.63508	0.0303035
1.63441	0.0301482
1.63374	0.0300186
1.63308	0.0299088
1.63241	0.02983
1.63174	0.029823
1.63108	0.0299302
1.63041	0.0301558
1.62975	0.0304538
1.62908	0.0307605
1.62842	0.0310388
1.62775	0.0312838
1.62709	0.031478
1.62643	0.0315426
1.62577	0.0313518
1.62511	0.0308257
1.62445	0.0300303
1.62379	0.0291877
1.62313	0.0285715
1.62247	0.0283662
1.62181	0.028589
1.62115	0.0291109
1.62049	0.0297433
1.61984	0.0303249
1.61918	0.0307555
1.61852	0.0309808
1.61787	0.0309702
1.61721	0.0307205
1.61656	0.0302717
1.61591	0.029705
1.61525	0.0291167
1.6146	0.028592
1.61395	0.0281998
1.6133	0.0279971
1.61265	0.0280194
1.612	0.0282506
1.61135	0.0285996
1.6107	0.028917
1.61005	0.0290563
1.6094	0.02894
1.60875	0.0285797
1.6081	0.0280462
1.60746	0.0274283
1.60681	0.0268222
1.60616	0.0263389
1.60552	0.0260933
1.60487	0.0261544
1.60423	0.0264897
1.60359	0.0269593
1.60294	0.0273863
1.6023	0.0276642
1.60166	0.0278144
1.60102	0.0279389
1.60038	0.0281122
1.59973	0.0283099
1.59909	0.028435
1.59846	0.0284159
1.59782	0.0282846
1.59718	0.0281665
1.59654	0.0281923
1.5959	0.0284119
1.59526	0.0287702
1.59463	0.0291487
1.59399	0.0294314
1.59336	0.02955
1.59272	0.0294941
1.59209	0.0293001
1.59145	0.029037
1.59082	0.0287898
1.59019	0.0286342
1.58955	0.0286085
1.58892	0.0287008
1.58829	0.0288619
1.58766	0.0290392
1.58703	0.0292085
1.5864	0.0293844
1.58577	0.0296079
1.58514	0.0299188
1.58451	0.0303262
1.58388	0.0307881
1.58326	0.0312105
1.58263	0.0314804
1.582	0.0315249
1.58138	0.0313654
1.58075	0.0311218
1.58013	0.0309554
1.5795	0.0309851
1.57888	0.0312321
1.57825	0.0316224
1.57763	0.0320354
1.57701	0.0323595
1.57639	0.0325258
1.57576	0.0325172
1.57514	0.0323687
1.57452	0.0321647
1.5739	0.0320167
1.57328	0.0320129
1.57266	0.0321661
1.57204	0.0323997
1.57143	0.0325998
1.57081	0.0326992
1.57019	0.0327282
1.56958	0.0327829
1.56896	0.0329394
1.56834	0.0331886
1.56773	0.0334466
1.56711	0.033626
1.5665	0.0337005
1.56588	0.0337017
1.56527	0.0336581
1.56466	0.0335405
1.56405	0.033275
1.56343	0.0328182
1.56282	0.0322313
1.56221	0.0316857
1.5616	0.0313879
1.56099	0.031476
1.56038	0.0319499
1.55977	0.0326655
1.55916	0.0333936
1.55856	0.0339132
1.55795	0.0340951
1.55734	0.0339364
1.55673	0.0335353
1.55613	0.0330348
1.55552	0.032571
1.55492	0.0322422
1.55431	0.0320942
1.55371	0.0321102
1.5531	0.0322097
1.5525	0.0322733
1.5519	0.0321968
1.5513	0.031952
1.55069	0.0316063
1.55009	0.0312774
1.54949	0.0310524
1.54889	0.0309339
1.54829	0.0308536
1.54769	0.0307404
1.54709	0.0305837
1.54649	0.0304383
1.5459	0.0303703
1.5453	0.0304001
1.5447	0.0304886
1.5441	0.0305717
1.54351	0.030601
1.54291	0.0305524
1.54232	0.0304068
1.54172	0.0301417
1.54113	0.0297556
1.54053	0.0293045
1.53994	0.0289024
1.53934	0.0286692
1.53875	0.0286628
1.53816	0.0288487
1.53757	0.029131
1.53698	0.0294145
1.53639	0.0296463
1.5358	0.029808
1.53521	0.0298812
1.53462	0.0298356
1.53403	0.0296546
1.53344	0.0293689
1.53285	0.029054
1.53226	0.0287894
1.53167	0.028615
1.53109	0.0285289
1.5305	0.0285203
1.52992	0.0286009
1.52933	0.028797
1.52874	0.0291124
1.52816	0.0295007
1.52758	0.029883
1.52699	0.0301948
1.52641	0.030419
1.52583	0.030573
1.52524	0.0306704
1.52466	0.0307061
1.52408	0.0306859
1.5235	0.0306658
1.52292	0.0307484
1.52234	0.0310207
1.52176	0.0314802
1.52118	0.0320139
1.5206	0.0324559
1.52002	0.0326845
1.51944	0.0326823
1.51887	0.0325164
1.51829	0.032271
1.51771	0.0320031
1.51714	0.0317566
1.51656	0.0316041
1.51599	0.0316574
1.51541	0.0320215
1.51484	0.0327233
1.51426	0.0336705
1.51369	0.0346758
1.51312	0.0355348
1.51254	0.0361053
1.51197	0.0363382
1.5114	0.0362535
1.51083	0.0359042
1.51026	0.0353669
1.50969	0.0347595
1.50912	0.0342464
1.50855	0.0339994
1.50798	0.0341248
1.50741	0.0346013
1.50684	0.0352774
1.50627	0.0359441
1.5057	0.036445
1.50514	0.0367467
1.50457	0.0369131
1.504	0.0370094
1.50344	0.0370267
1.50287	0.0368975
1.50231	0.0365925
1.50174	0.0362014
1.50118	0.0359105
1.50062	0.0358803
1.50005	0.036123
1.49949	0.0364842
1.49893	0.0367541
1.49837	0.0368267
1.4978	0.0367733
1.49724	0.036763
1.49668	0.0369042
1.49612	0.0371444
1.49556	0.0373073
1.495	0.0372296
1.49444	0.0368782
1.49388	0.0363501
1.49333	0.0357765
1.49277	0.0352341
1.49221	0.0347436
1.49165	0.0343363
1.4911	0.0340998
1.49054	0.0341414
1.48998	0.0344905
1.48943	0.0350276
1.48887	0.0355137
1.48832	0.0357207
1.48777	0.0355702
1.48721	0.0351688
1.48666	0.0347128
1.48611	0.034346
1.48555	0.034088
1.485	0.0338736
1.48445	0.0336538
1.4839	0.0334646
1.48335	0.0334015
1.4828	0.0335252
1.48225	0.0337819
1.4817	0.0340089
1.48115	0.0340267
1.4806	0.0337493
1.48005	0.0332262
1.4795	0.0325911
1.47896	0.0319744
1.47841	0.0314569
1.47786	0.0310862
1.47732	0.030913
1.47677	0.0309907
1.47622	0.0313264
1.47568	0.0318335
1.47513	0.0323442
1.47459	0.0326976
1.47405	0.0328387
1.4735	0.0328404
1.47296	0.0328225
1.47242	0.0328415
1.47187	0.0328543
1.47133	0.0327882
1.47079	0.0326481
1.47025	0.0325549
1.46971	0.0326691
1.46917	0.0330666
1.46863	0.0336734
1.46809	0.0343125
1.46755	0.0348232
1.46701	0.0351489
1.46647	0.0353262
1.46594	0.0354055
1.4654	0.035398
1.46486	0.0353004
1.46432	0.0351565
1.46379	0.0350722
1.46325	0.0351519
1.46272	0.0354162
1.46218	0.0357829
1.46165	0.0361394
1.46111	0.0364456
1.46058	0.036769
1.46004	0.0372152
1.45951	0.0378184
1.45898	0.0384913
1.45845	0.0390801
1.45791	0.0394777
1.45738	0.0396974
1.45685	0.0398469
1.45632	0.0400344
1.45579	0.0402913
1.45526	0.040566
1.45473	0.0407812
1.4542	0.0409046
1.45367	0.0409817
1.45314	0.0411149
1.45261	0.0414052
1.45209	0.041887
1.45156	0.0424896
1.45103	0.0430548
1.4505	0.043415
1.44998	0.0434958
1.44945	0.0433714
1.44893	0.0432235
1.4484	0.0432289
1.44788	0.0434625
1.44735	0.0438861
1.44683	0.0444173
1.4463	0.0450087
1.44578	0.0456602
1.44526	0.046356
1.44474	0.046998
1.44421	0.0474174
1.44369	0.0474737
1.44317	0.0471627
1.44265	0.0466345
1.44213	0.0461042
1.44161	0.0457319
1.44109	0.0455618
1.44057	0.0455484
1.44005	0.0456261
1.43953	0.0457618
1.43901	0.0459575
1.4385	0.0462207
1.43798	0.0465335
1.43746	0.0468449
1.43694	0.0470836
1.43643	0.0471849
1.43591	0.0471189
1.4354	0.0469091
1.43488	0.0466257
1.43436	0.046352
1.43385	0.0461441
1.43334	0.0460156
1.43282	0.0459571
1.43231	0.0459641
1.4318	0.0460384
1.43128	0.0461536
1.43077	0.0462253];
% Lambda (1-400)


% visualization 

% visualization 
figure;
plot(d1(:,1),d1(:,2),'color',[rand rand rand],'LineWidth',2);
hold on
plot(d2(:,1),d2(:,2),'color',[rand rand rand],'LineWidth',2);
hold on
plot(d3(:,1),d3(:,2),'color',[rand rand rand],'LineWidth',2);
hold on
plot(d4(:,1),d4(:,2),'color',[rand rand rand],'LineWidth',2);
hold on
plot(d5(:,1),d5(:,2),'color',[rand rand rand],'LineWidth',2);
hold on
plot(d6(:,1),d6(:,2),'color',[rand rand rand],'LineWidth',2);
hold on
plot(d7(:,1),d7(:,2),'color',[rand rand rand],'LineWidth',2);
hold on
plot(d8(:,1),d8(:,2),'color',[rand rand rand],'LineWidth',2);

xlabel('Lambda');
ylabel('Abs^2');
title('lumerical');
